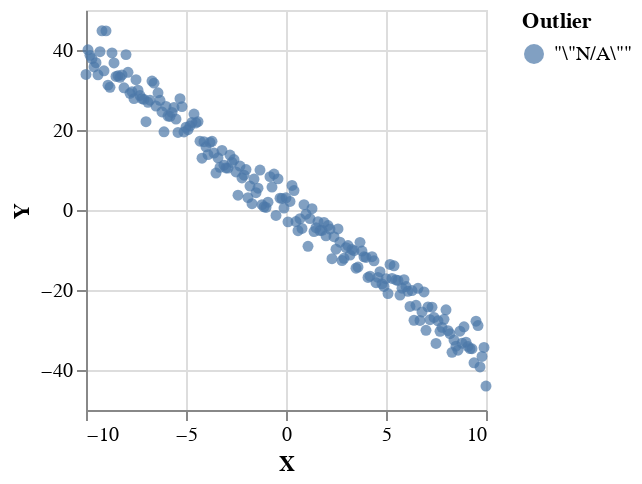

Here is the notebook cell this chart was saved with:
### Markdown cell above
This is a sample from the MCMC walk. Since this is an easy inference problem, it wasn't hard to generate good samples.

We can also view the posterior predictive, as follows:

### Code cell
posteriorPredictive :: MonadInfer m => [Double] -> [Double] -> m [Double]
posteriorPredictive xs ys = do
    (slope, intercept, noise) <- regression xs ys
    forM xs \x -> do
            let y' = x * slope + intercept
            normal y' (sqrt noise)


predictive <- head <$> (sampleIOfixed $ prior $ mh 1000 $ posteriorPredictive range (snd <$> regressionSamples))
plotVega (fmap (second (T.pack . show)) (zip (zip range predictive) (Prelude.repeat "N/A")))

### Figure 1 — Vega-Lite specification as saved in the notebook (floating-point values rounded to 4 significant figures; data arrays with more than 128 entries replaced by an {"elided": "..."} marker saying what was removed)
{"$schema": "https://vega.github.io/schema/vega-lite/v4.json", "data": {"values": {"elided": "201 records"}}, "encoding": {"color": {"field": "Outlier"}, "x": {"field": "X", "type": "quantitative"}, "y": {"field": "Y", "type": "quantitative"}}, "height": 200, "mark": "circle", "width": 200}
